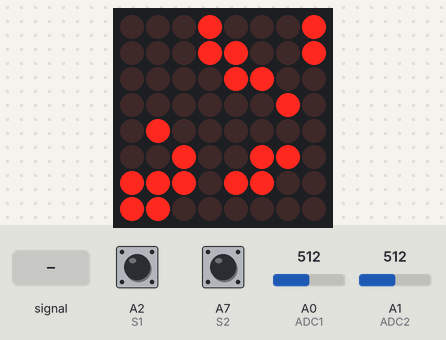
Bench run of a program on a simulated Arduino Nano 33 BLE. On the bench: 8×8 LED matrix. Inputs (shaded band) come from the test bench; at power-on: A0 (ADC1) = 512, A7 (S2) HIGH, A1 (ADC2) = 512, A2 (S1) HIGH. Random numbers use the default seed unless the program sets one; what the program prints to the serial monitor is not drawn.

Above: at 1.27 s.
1.3 s: A0 (ADC1) fed a 200 Hz sine of ±460 counts around its level
At 1.67 s:
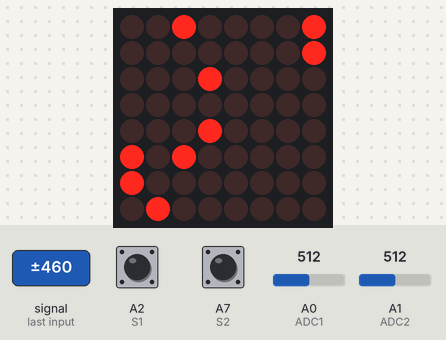
3.1 s: A0 (ADC1) set to 716
At 4.34 s:
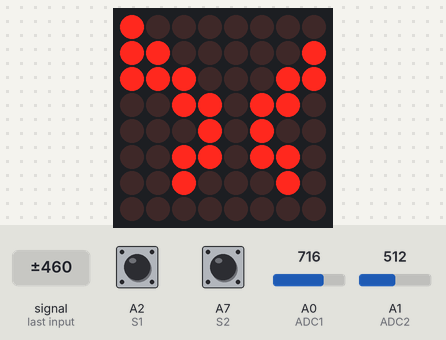
4.9 s: A7 (S2) pulled LOW for 0.15 s
At 5.58 s:
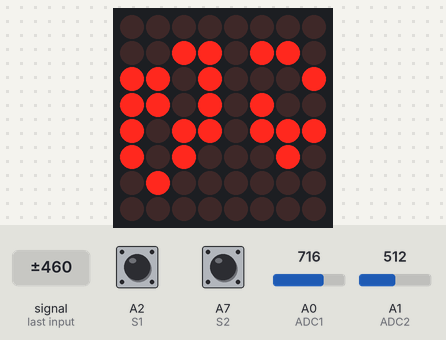
5.6 s: A1 (ADC2) set to 253
At 6.13 s:
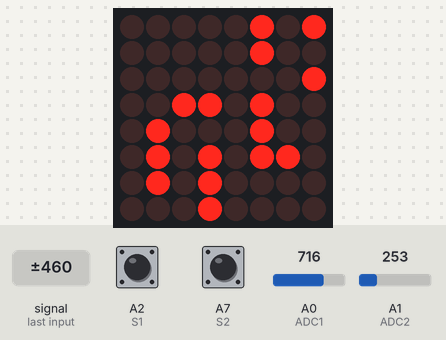
7.4 s: A1 (ADC2) set to 716
At 8.15 s:
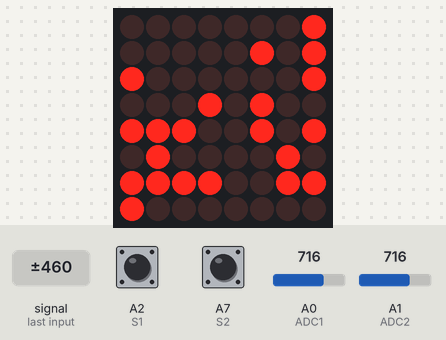
9.1 s: A0 (ADC1) set to 253
At 9.62 s:
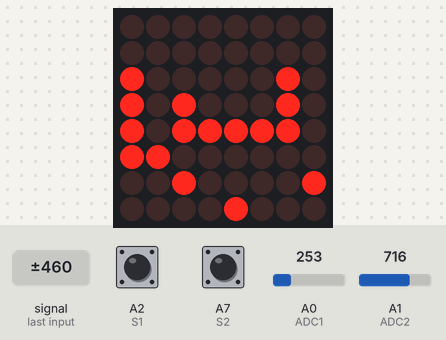

The program:

main.cpp
```cpp
/*
  Conway Game of Life on Adafruit 8x8 LED Matrix (single colour)

  great starting point
 https://github.com/tobyoxborrow/gameoflife-arduino/blob/master/GameOfLife/GameOfLife.ino

 adapted
 jon rogers
 01.05.2026

/* ----------------
rules
from here
https://playgameoflife.com/info


FOR EACH CELL THAT IS POPULATED (ALIVE - 1)
Each cell with one or no neighbors dies, as if by solitude.
Each cell with four or more neighbors dies, as if by overpopulation.
Each cell with two or three neighbors survives.

FOR EACH CELL THAT IS UNPOPULATED (DEAD - 0 )
Each cell with exactly three neighbors becomes populated.
Otherwise it dies.

 we'll treat edges as connected - they can see the other edge - so it wraps
 other options https://www.chaos.org.uk/~eddy/craft/weblife.html

*/
#include "GOL_8x8.h";
 int joystickLimits[4] = {512, 512, 512, 512};

GOL_8x8 myGOL;

void setup() {

  myGOL.setup();  // should do something like setup(START_GRID)

}

void loop() {


 myGOL.update();


}
```

GOL_8x8.cpp
```cpp
#include "GOL_8x8.h"
int joyButtonState = 0;
// define the actual data here
const int sgrid[NUM_GRID][MAX_Y][MAX_X] PROGMEM = {
    {
        // 1 https://github.com/tobyoxborrow/gameoflife-arduino/blob/master/GameOfLife/GameOfLife.ino#L38
        {1, 1, 0, 0, 1, 1, 0, 0},
        {1, 1, 0, 0, 1, 1, 0, 0},
        {0, 0, 0, 0, 0, 0, 1, 1},
        {0, 0, 0, 0, 0, 0, 1, 1},
        {1, 1, 0, 0, 0, 0, 0, 0},
        {1, 1, 0, 0, 0, 0, 0, 0},
        {0, 0, 1, 1, 0, 0, 1, 1},
        {0, 0, 1, 1, 0, 0, 1, 1},
    },
    {
        // 2  https://github.com/tobyoxborrow/gameoflife-arduino/blob/master/GameOfLife/GameOfLife.ino#L38
        {1, 0, 1, 0, 0, 0, 1, 0},
        {0, 1, 1, 0, 0, 0, 1, 0},
        {0, 1, 0, 0, 0, 0, 1, 0},
        {0, 0, 0, 0, 0, 0, 0, 0},
        {0, 0, 0, 0, 0, 0, 0, 0},
        {0, 1, 0, 0, 0, 0, 1, 0},
        {0, 1, 0, 0, 0, 1, 1, 0},
        {0, 1, 0, 0, 0, 1, 0, 1},
    },
    {
        //  3 https://conwaylife.com/wiki/Mold
        {0, 0, 0, 0, 0, 0, 0, 0},
        {0, 0, 0, 0, 1, 1, 0, 0},
        {0, 0, 0, 1, 0, 0, 1, 0},
        {0, 0, 1, 0, 1, 0, 1, 0},
        {0, 0, 1, 0, 0, 1, 0, 0},
        {0, 1, 0, 0, 0, 0, 0, 0},
        {0, 0, 1, 0, 1, 0, 0, 0},
        {0, 0, 0, 0, 0, 0, 0, 0},
    },
    {
        // 4 slider
        {0, 0, 0, 0, 0, 0, 0, 0},
        {0, 0, 0, 0, 0, 0, 0, 0},
        {0, 0, 1, 1, 1, 0, 0, 0},
        {0, 0, 1, 0, 0, 0, 0, 0},
        {0, 0, 0, 1, 0, 0, 0, 0},
        {0, 0, 0, 0, 0, 0, 0, 0},
        {0, 0, 0, 0, 0, 0, 0, 0},
        {0, 0, 0, 0, 0, 0, 0, 0},
    },
    {
        // 5 slider (2)
        {0, 0, 0, 0, 0, 0, 0, 0},
        {0, 0, 0, 0, 0, 0, 0, 0},
        {0, 0, 0, 0, 0, 0, 0, 0},
        {0, 0, 1, 1, 1, 0, 0, 0},
        {0, 0, 1, 0, 0, 0, 0, 0},
        {0, 0, 0, 1, 0, 0, 0, 0},
        {0, 0, 0, 0, 0, 0, 0, 0},
        {0, 0, 0, 0, 0, 0, 0, 0},
    },
    {
        // 6 slider (3)
        {0, 0, 1, 1, 1, 0, 0, 0},
        {0, 0, 1, 0, 0, 0, 0, 0},
        {0, 0, 0, 1, 0, 0, 0, 0},
        {0, 0, 0, 0, 0, 0, 0, 0},
        {0, 0, 0, 0, 0, 0, 0, 0},
        {0, 0, 0, 0, 0, 0, 0, 0},
        {0, 0, 0, 0, 0, 0, 0, 0},
        {0, 0, 0, 0, 0, 0, 0, 0},

    },
};

GOL_8x8::GOL_8x8()
{

    // constructor  - initialise all variables here

    joyButtonState = 0;
    is_paused = false;

    switch2 = 0;
    oldSwitch2 = 0;

    is_blink = false;
    is_move = false;
    // midPointJoyX = ((MAX_JX - MIN_JX) / 2) + MIN_JX + OFF_JX;
    // midPointJoyY = ((MAX_JY - MIN_JY) / 2) + MIN_JY + OFF_JY;
    midPointJoyX = 500;
    midPointJoyY = 500;

    mX = 4;
    mY = 4;
    old_mX = mX;
    old_mY = mY;
}

// public
void GOL_8x8::setup()
{
    Serial.begin(9600);
    matrix.begin(0x70); // pass in the address 0x70 for led backpack...

    // initialise grid
    randomSeed(analogRead(0));
    setGrid(GRID_SELECTION);
    writeGrid();
    // delay(1000);
    is_update = true;
    previousTime = millis();
    cursorTime = millis();

    // joystick
    // switch
    pinMode(S1, INPUT_PULLUP); // joystick switch
    pinMode(S2, INPUT_PULLUP); // 2nd switch

    // AceButton for the joystick
    button.init(S1);

    // Configure the ButtonConfig with the event handler, and enable all higher
    // level events.
    ace_button::ButtonConfig *buttonConfig = button.getButtonConfig();
    buttonConfig->setEventHandler(handleEvent);
    buttonConfig->setFeature(ace_button::ButtonConfig::kFeatureClick);
    buttonConfig->setFeature(ace_button::ButtonConfig::kFeatureDoubleClick);
    buttonConfig->setFeature(ace_button::ButtonConfig::kFeatureLongPress);
    buttonConfig->setFeature(ace_button::ButtonConfig::kFeatureRepeatPress);

    // Check if the button was pressed while booting
    if (button.isPressedRaw())
    {
        Serial.println(F("setup(): button was pressed while booting"));
    }

    Serial.println(F("setup(): ready"));
}

void GOL_8x8::update()
{
    // reverse value for switch (better way to to do this i am sure.. )
    int val;
    switch2 = digitalRead(S2);
    // Serial.println(switch2);
    // reverse switch value

    // need to have switch2 in here (separate switch)
    // use logic/timing rather than AceButton
    read(mX, mY, JOY_MODE);
    if (switch2 == 0 && oldSwitch2 == 1)
    {
        // Serial.println("pressed");
        if (grid[mX][mY] == 0)
            val = 1;
        else
            val = 0;

        draw(mX, mY, val);
    }
    oldSwitch2 = switch2;

    // Serial.println(switch2);

    // joystick button control
    // double press - reset grid
    // long press - pause/un-pause grid
    // AceButton
    button.check();
    // Serial.print(joyButtonState);
    // joyButtonState=0;
    if (joyButtonState == 3)
    {
        reset();
        joyButtonState = 0xFF;
    }
    if (joyButtonState == 4)
    {
        Serial.println("paused! ");
        is_paused = !is_paused;
        joyButtonState = 0xFF;
        flashAll();
    }

    // current time for GOL -> need to change to currentTimeGOL
    currentTime = millis();

    if (is_paused == 0)
    {

        if (currentTime - previousTime >= RUN_SPEED)
            is_update = true;

        if (is_update)
        {
            play();
        }
    }

    writeGrid();

    // cursor
    /*
     show curson only when mX, mY change - for CURSOR_VISIBLE set of time

    */


    if (mX!=old_mX || mY!=old_mY)
    {
        // reset timer
       cursorTime = millis() + CURSOR_VISIBLE;
    }
    old_mX = mX;
    old_mY = mY;

    currentTime=millis();

    if (currentTime < cursorTime)
        blink(mX, mY);

    matrix.writeDisplay();

    // Serial.print(mX); Serial.print("  "); Serial.println(mY);
}

void GOL_8x8::play()
{

    int new_grid[MAX_Y][MAX_X] = {0}; // buffer

    // now scan grid and set values based on GOL rules - above
    for (int y = 0; y < MAX_Y; y++)
    {
        for (int x = 0; x < MAX_X; x++)
        {
            int val = countNeighbour(x, y);
            if (grid[x][y] == 1)
            {
                // cell is alive (1)
                if ((val == (LIFE_THRESHOLD - 1)) || (val == LIFE_THRESHOLD))
                {
                    new_grid[x][y] = 1;
                }
                else
                {
                    // it dies (0)
                    new_grid[x][y] = 0;
                }
            }
            if (grid[x][y] == 0)
            {
                // cell is dead (0)
                if (val == LIFE_THRESHOLD)
                {
                    new_grid[x][y] = 1;
                }
                else
                {
                    new_grid[x][y] = 0; // stays dead
                }
            }
        }
    }

    // now copy new_grid to grid.

    for (int y = 0; y < MAX_Y; y++)
    {
        for (int x = 0; x < MAX_X; x++)
        {
            grid[x][y] = new_grid[x][y];
        }
    }
    // writeGrid();
    previousTime = currentTime;
    is_update = false;
}

int GOL_8x8::countNeighbour(int x, int y)
{

    // count neighbouring cells in the grid
    // note this counts itself! so an issue there...
    int val = 0;
    int vx, vy;

    int lx = x - 1; // left of x
    int rx = x + 1; // right of x
    int ay = y - 1; // above y
    int by = y + 1; // below y

    // wrap as toroidal
    if (x == 0)
        lx = MAX_X - 1;
    if (x == MAX_X - 1)
        rx = 0;
    if (y == 0)
        ay = MAX_Y - 1;
    if (y == MAX_Y - 1)
        by = 0;

    // scan three rows

    // row above - 1
    val += grid[lx][ay] + grid[x][ay] + grid[rx][ay];

    // row it's on 0
    val += grid[lx][y] + grid[rx][y];

    // below +1
    val += grid[lx][by] + grid[x][by] + grid[rx][by];

    return val;
}

void GOL_8x8::setGrid(int mode)
{

    if (mode == 0)
    {
        // randomly asign 1 or 0 into an element
        for (int y = 0; y < MAX_Y; y++)
        {
            for (int x = 0; x < MAX_X; x++)
            {
                if (random(0, START_DENSITY) < 1)
                {
                    grid[x][y] = 1;
                }
                else
                {
                    grid[x][y] = 0;
                }
            }
        }
    }
    else
    {
        for (int y = 0; y < MAX_Y; y++)
        {
            for (int x = 0; x < MAX_X; x++)
            {
                grid[x][y] = sgrid[mode - 1][y][x]; // -1 as 0 is random // note swapped y, x in sGrid to align with the led matrix positioning... not sure why... fix!
            }
        }
    }
}

void GOL_8x8::writeGrid()
{
    // write contents of the grid to the LED matrix

    matrix.clear();

    for (int y = 0; y < MAX_Y; y++)
    {
        for (int x = 0; x < MAX_X; x++)
        {
            if (grid[x][y] == 1)
                matrix.drawPixel(x, y, LED_ON);
            else
                matrix.drawPixel(x, y, LED_OFF);
        }
    }
    // matrix.writePixel(7,0, LED_ON);
}

void GOL_8x8::reset()
{
    Serial.println("Reset");
    randomSeed(analogRead(0));
    setGrid(GRID_SELECTION);
    writeGrid();
    return;
}

// Draw to matrix (via grid)

void GOL_8x8::follow(int x, int y)
{
    matrix.drawPixel(x, y, LED_ON);
    matrix.clear();
    matrix.writeDisplay();
}

void GOL_8x8::draw(int x, int y, int v)
{
    grid[x][y] = v;
    writeGrid();
}

void GOL_8x8::blink(int x, int y)
{
    // reverse the state of the pixel where the current cursor is

    currentTimeBlink = millis();
    if (is_blink)
        blinkInterval = BLINK_ON_TIME;
    else
        blinkInterval = BLINK_OFF_TIME;

    if (currentTimeBlink - previousTimeBlink >= blinkInterval)
    {
        // blink it off where it was previously on
        // Serial.println(is_blink);
        previousTimeBlink = currentTimeBlink;
        is_blink = !is_blink;
    }

    if (is_blink)
    {
        // change pixel on the matrix directly - thereby not changing the draw grid (to avoid ghost/shadow writing)
        if (grid[x][y] == 1)
            matrix.drawPixel(x, y, LED_OFF);
        else
            matrix.drawPixel(x, y, LED_ON);
    }
}

void GOL_8x8::read(int &x, int &y, int mode)
{
    /* using address reference as we want to change the value directly

    mode - 0 maps position of joystick directly to x,y
    mode - 1 moves x,y incrementally at predetermined speed ()

    */

    // Serial.print(x); Serial.print("   "); Serial.print(y); Serial.println();

    currentTimeJoy = millis();

    int a1 = 0;
    int a2 = 0;

    // bit of noise on the ADC - using this to average over 10 samples
    for (int s = 0; s < 10; s++)
    {
        a1 = a1 + analogRead(ADC1);
        a2 = a2 + analogRead(ADC2);
    }
    a1 = a1 / 10;
    a2 = a2 / 10;

    if (currentTimeJoy - previousTimeJoy >= joyInterval)
    {
        // blink it off where it was previously on
        // Serial.println(is_blink);
        previousTimeJoy = currentTimeJoy;
        is_move = true;
    }

    /*
    Serial.print(midPointJoyX);
    Serial.print(" ");
    Serial.print(a1);
    Serial.print(" ");
    Serial.print(midPointJoyY);
    Serial.print(" ");
    Serial.print(a2);
    Serial.println();

  */

    switch (mode)
    {

    // map
    case 0:
        x = map(a1, MIN_JX, MAX_JX, 0, MAX_MX - 1);
        y = map(a2, MIN_JY, MAX_JY, 0, MAX_MY - 1);
        break;

    case 1:

        // increment
        // Serial.println(midPointJoyX);

        // if timer allows
        if (is_move)

        {
            int dx = a1 - midPointJoyX;
            int dy = a2 - midPointJoyY;

            if (abs(dx) > abs(dy))
            {
                // X axis is dominant
                if (dx < -JOY_THRESH && x > 0)
                    x = x - 1;
                else if (dx > JOY_THRESH && x < MAX_MX - 1)
                    x = x + 1;
            }
            else
            {

                // Y axis is dominant
                if (dy > JOY_THRESH && y < MAX_MY - 1)
                    y = y + 1;
                else if (dy < -JOY_THRESH && y > 0)
                    y = y - 1;
            }
        }

        // x = 4;
        // y = 4;

        break;

    default:
        x = 4;
        y = 4;
        break;
    }

    x = constrain(x, 0, 7);
    y = constrain(y, 0, 7);
    is_move = false;
}

void GOL_8x8::flashAll()
{
    // flash all pixels brielfy to signify Pause state
    for (int y = 0; y < MAX_JY; y++)
    {
        for (int x = 0; x < MAX_JX; x++)
            matrix.drawPixel(x, y, LED_ON);
    }
    matrix.writeDisplay();
    delay(10); // don't like using delay() but in this case it's ok.
}

// AceButton code
//  https://github.com/bxparks/AceButton/blob/develop/examples/SingleButton/SingleButton.ino

void GOL_8x8::handleEvent(ace_button::AceButton * /* button */, uint8_t eventType,
                          uint8_t buttonState)
{

#ifdef DEBUG
    // Print out a message for all events.
    Serial.print(F("handleEvent(): eventType: "));
    Serial.print(ace_button::AceButton::eventName(eventType));
    Serial.print(F("; buttonState: "));
    Serial.println(buttonState);
#endif

    switch (eventType)
    {
    case ace_button::AceButton::kEventClicked:
    case ace_button::AceButton::kEventLongPressed:
        joyButtonState = eventType;
        break;
    case ace_button::AceButton::kEventDoubleClicked:
        joyButtonState = eventType; // only store events you care about
        break;
        // ignore Pressed and Released
    }
}
```

GOL_8x8.h
```cpp
#include <Wire.h>
#include <Adafruit_GFX.h>
#include "Adafruit_LEDBackpack.h"
#include <AceButton.h>


// the more i look at this code - the more it needs restrucruing around 2 clasess - GOL and Joysitck
// but for now like this..

// GOL defines
#define MAX_X 8 // 0-7
#define MAX_Y 8
#define START_DENSITY 3 // higher number less dense the start (e.g. if 8 it's 1 in 8 are set to 1)
#define LIFE_THRESHOLD 3
#define NUM_GRID 6
#define GRID_SELECTION 0 // 0 = random;
#define RUN_SPEED 200    // runspeed delay in millis
#define S1 A2            // switch1 on the joystick
#define S2 A7            // separate switch
#define ADC1 A0
#define ADC2 A1


// joystick defines
#define MIN_JX 263 // calibrated joystick values
#define MAX_JX 878
#define MIN_JY 263
#define MAX_JY 853
#define OFF_JX 0
#define OFF_JY 0
#define MAX_MX 8
#define MAX_MY 8
#define JOY_MODE 1        // way the joystick changes x, y values
#define JOY_THRESH 150    // threhold joystick has to move before increment happens (buffer zone in middle)


// cursor
#define CURSOR_VISIBLE 200 // time we see the cursor after joysitck moves... in milli seconds
#define BLINK_ON_TIME 500 // using this as an equal blink on/off time is visually disturbing in ms
#define BLINK_OFF_TIME 5


// untidy - putting as externs here - need to figure out better way to do thi
extern const int sgrid[NUM_GRID][MAX_Y][MAX_X] PROGMEM;
extern int joyButtonState;

class GOL_8x8
{
public:
    // consrtuctor
    GOL_8x8();
    // GOL functions
    // general  -> these need to be public as accessed in main.
    // good practice to put all the other functions protected in private (unless accessed by main)
    void setup();
    void update();
    // AceButton use
    static void handleEvent(ace_button::AceButton *, uint8_t, uint8_t);

private:
    Adafruit_8x8matrix matrix = Adafruit_8x8matrix();
    ace_button::AceButton button;

    //int ADC1, ADC2, S2; // S1 handled by Acebutton - want S2 handled indpendently
    long int midPointJoyX, midPointJoyY;

    int grid[MAX_Y][MAX_X] = {0};
    int nextGrid[MAX_Y][MAX_X] = {0};
    long int currentTime;
    long int previousTime;
    bool is_update;
    bool is_paused;


     unsigned long previousTimeBlink = 0;
  unsigned long currentTimeBlink;
  unsigned int blinkInterval;

  unsigned long currentTimeJoy; // maybe same as currentTimeBlink - can swap out for generic "time" variable...
  unsigned long previousTimeJoy;
  const unsigned int joyInterval = 100; // speed at which the joystick moves...

  int vertical; // variable to store the value read
  int horizontal;

  // separate switch that (for now) doesn't need to use AceButton
    int switch2; // separate switch - not the joystick one.
  int oldSwitch2; // previous state of switch (to test for press/release etc.)

  // matrix
  bool is_blink;

  // joystick
  bool is_move;
  // cursor position on matrix
  int mX, old_mX;
  int mY, old_mY;

  long int cursorTime;

  // initiate joysick values as mid (512) min_x, max_x, min_y, max_y
  int joystickLimits[4] = {512, 512, 512, 512};

    // GOL


    void play();
    int countNeighbour(int, int);
    void setGrid(int);
    void writeGrid();
    void reset();
    void flashAll(); // momentarily flash on all pixels. using to show pause activated

    // draw
    void read(int &, int &, int);
    void follow(int, int);
    void draw(int, int, int);
    void blink(int, int);
};
```
